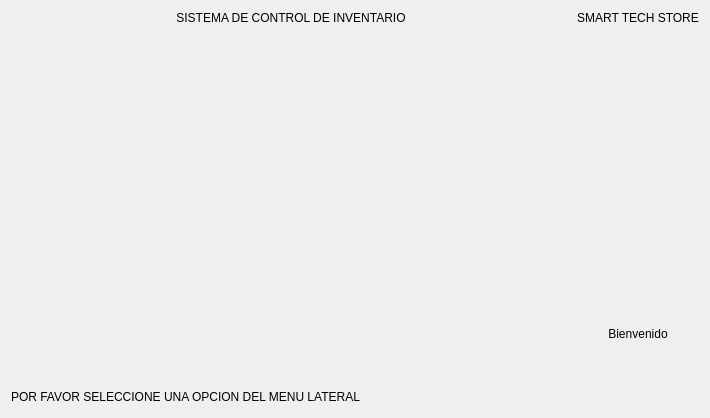
               <widget class="QWidget" name="page_inicio">
                <layout class="QVBoxLayout" name="verticalLayout_23">
                 <item>
                  <layout class="QHBoxLayout" name="horizontalLayout_23">
                   <item>
                    <layout class="QVBoxLayout" name="verticalLayout_11">
                     <item>
                      <widget class="QLabel" name="label_17">
                       <property name="text">
                        <string>SISTEMA DE CONTROL DE INVENTARIO</string>
                       </property>
                       <property name="alignment">
                        <set>Qt::AlignCenter</set>
                       </property>
                      </widget>
                     </item>
                     <item>
                      <spacer name="verticalSpacer_13">
                       <property name="orientation">
                        <enum>Qt::Vertical</enum>
                       </property>
                       <property name="sizeHint" stdset="0">
                        <size>
                         <width>20</width>
                         <height>40</height>
                        </size>
                       </property>
                      </spacer>
                     </item>
                     <item>
                      <layout class="QHBoxLayout" name="horizontalLayout_22">
                       <item>
                        <spacer name="horizontalSpacer_26">
                         <property name="orientation">
                          <enum>Qt::Horizontal</enum>
                         </property>
                         <property name="sizeHint" stdset="0">
                          <size>
                           <width>40</width>
                           <height>20</height>
                          </size>
                         </property>
                        </spacer>
                       </item>
                       <item>
                        <widget class="QLabel" name="gif_label">
                         <property name="minimumSize">
                          <size>
                           <width>480</width>
                           <height>270</height>
                          </size>
                         </property>
                         <property name="maximumSize">
                          <size>
                           <width>480</width>
                           <height>270</height>
                          </size>
                         </property>
                         <property name="text">
                          <string/>
                         </property>
                         <property name="alignment">
                          <set>Qt::AlignCenter</set>
                         </property>
                        </widget>
                       </item>
                       <item>
                        <spacer name="horizontalSpacer_27">
                         <property name="orientation">
                          <enum>Qt::Horizontal</enum>
                         </property>
                         <property name="sizeHint" stdset="0">
                          <size>
                           <width>40</width>
                           <height>20</height>
                          </size>
                         </property>
                        </spacer>
                       </item>
                      </layout>
                     </item>
                     <item>
                      <spacer name="verticalSpacer_12">
                       <property name="orientation">
                        <enum>Qt::Vertical</enum>
                       </property>
                       <property name="sizeHint" stdset="0">
                        <size>
                         <width>20</width>
                         <height>40</height>
                        </size>
                       </property>
                      </spacer>
                     </item>
                    </layout>
                   </item>
                   <item>
                    <layout class="QVBoxLayout" name="verticalLayout_22">
                     <item>
                      <widget class="QLabel" name="label_3">
                       <property name="text">
                        <string>SMART TECH STORE</string>
                       </property>
                       <property name="alignment">
                        <set>Qt::AlignCenter</set>
                       </property>
                      </widget>
                     </item>
                     <item>
                      <layout class="QVBoxLayout" name="verticalLayout_21">
                       <item>
                        <spacer name="verticalSpacer_10">
                         <property name="orientation">
                          <enum>Qt::Vertical</enum>
                         </property>
                         <property name="sizeHint" stdset="0">
                          <size>
                           <width>20</width>
                           <height>40</height>
                          </size>
                         </property>
                        </spacer>
                       </item>
                       <item>
                        <widget class="QLabel" name="img_label">
                         <property name="minimumSize">
                          <size>
                           <width>0</width>
                           <height>200</height>
                          </size>
                         </property>
                         <property name="text">
                          <string/>
                         </property>
                         <property name="pixmap">
                          <pixmap>img/icons/smart.png</pixmap>
                         </property>
                         <property name="alignment">
                          <set>Qt::AlignCenter</set>
                         </property>
                        </widget>
                       </item>
                       <item>
                        <spacer name="verticalSpacer_5">
                         <property name="orientation">
                          <enum>Qt::Vertical</enum>
                         </property>
                         <property name="sizeHint" stdset="0">
                          <size>
                           <width>20</width>
                           <height>40</height>
                          </size>
                         </property>
                        </spacer>
                       </item>
                      </layout>
                     </item>
                     <item>
                      <layout class="QHBoxLayout" name="horizontalLayout_19">
                       <item>
                        <layout class="QVBoxLayout" name="verticalLayout_16">
                         <item>
                          <widget class="QLabel" name="label_7">
                           <property name="text">
                            <string>Bienvenido</string>
                           </property>
                           <property name="alignment">
                            <set>Qt::AlignCenter</set>
                           </property>
                          </widget>
                         </item>
                         <item>
                          <layout class="QVBoxLayout" name="verticalLayout_15">
                           <item>
                            <widget class="QLabel" name="hora_label">
                             <property name="text">
                              <string/>
                             </property>
                            </widget>
                           </item>
                           <item>
                            <widget class="QLabel" name="dia_label">
                             <property name="text">
                              <string/>
                             </property>
                            </widget>
                           </item>
                          </layout>
                         </item>
                        </layout>
                       </item>
                      </layout>
                     </item>
                    </layout>
                   </item>
                  </layout>
                 </item>
                 <item>
                  <layout class="QHBoxLayout" name="horizontalLayout_20">
                   <item>
                    <widget class="QLabel" name="label_28">
                     <property name="text">
                      <string>POR FAVOR SELECCIONE UNA OPCION DEL MENU LATERAL</string>
                     </property>
                    </widget>
                   </item>
                   <item>
                    <spacer name="horizontalSpacer_25">
                     <property name="orientation">
                      <enum>Qt::Horizontal</enum>
                     </property>
                     <property name="sizeHint" stdset="0">
                      <size>
                       <width>40</width>
                       <height>20</height>
                      </size>
                     </property>
                    </spacer>
                   </item>
                  </layout>
                 </item>
                </layout>
               </widget>
